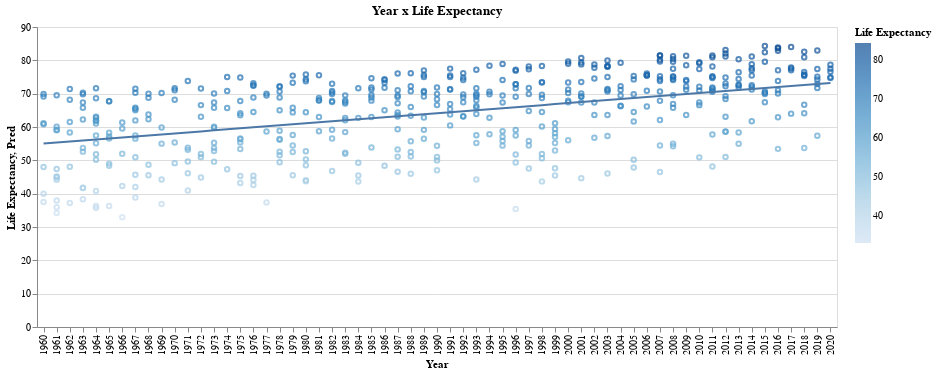

The notebook cell this image was saved under:
### Markdown cell above
We'll be using the prediction from regression to draw the regression/prediction line.

### Code cell
alt.data_transformers.disable_max_rows()
c1 = alt.Chart(df_lin).mark_line().encode(
    x="Year",
    y="Pred"
)
Life_Trend+c1

### Figure 1 — Vega-Lite specification as saved in the notebook (floating-point values rounded to 4 significant figures; data arrays with more than 128 entries replaced by an {"elided": "..."} marker saying what was removed)
{"config": {"view": {"continuousWidth": 400, "continuousHeight": 300}}, "layer": [{"data": {"name": "data-f80b723c624c0b204b48da8951f79af2"}, "mark": {"type": "point", "size": 20}, "encoding": {"color": {"field": "Life Expectancy", "type": "quantitative"}, "tooltip": [{"field": "Country Name", "type": "nominal"}, {"field": "Year", "type": "nominal"}, {"field": "Life Expectancy", "type": "quantitative"}], "x": {"field": "Year", "type": "nominal"}, "y": {"field": "Life Expectancy", "type": "quantitative"}}, "height": 300, "title": "Year x Life Expectancy", "width": 800}, {"data": {"name": "data-5a52e0a4ec49117dc2157f3187b1ee01"}, "mark": "line", "encoding": {"x": {"field": "Year", "type": "nominal"}, "y": {"field": "Pred", "type": "quantitative"}}}], "$schema": "https://vega.github.io/schema/vega-lite/v4.17.0.json", "datasets": {"data-f80b723c624c0b204b48da8951f79af2": {"elided": "500 records"}, "data-5a52e0a4ec49117dc2157f3187b1ee01": {"elided": "11407 records"}}}
